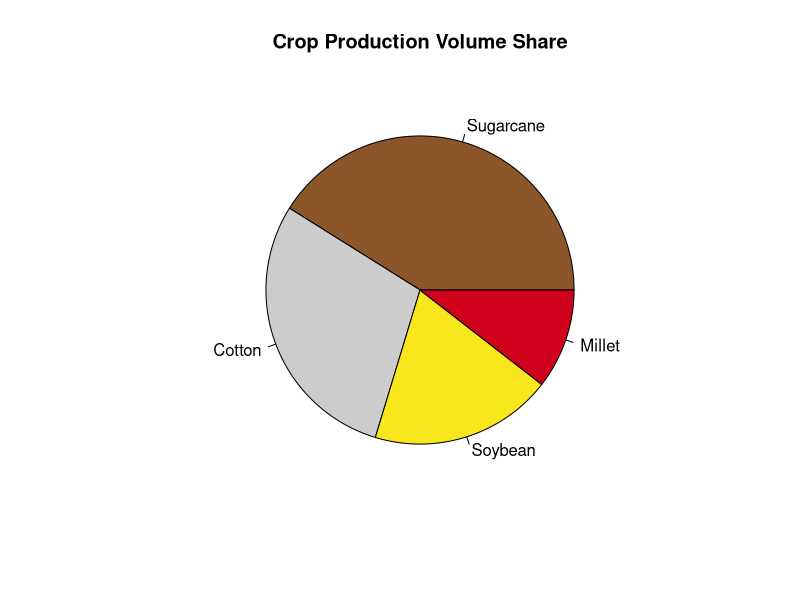
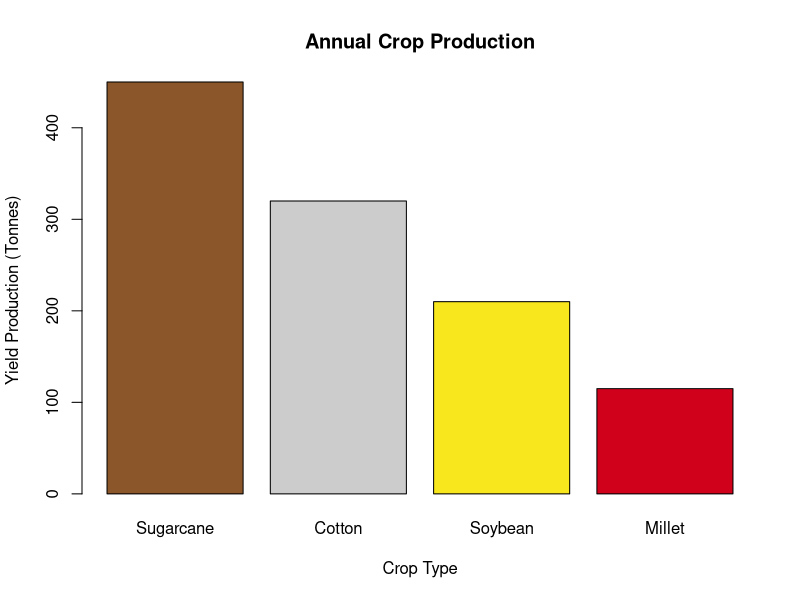

Generate these figures, in order, with R:
# Program: Agricultural Crop Production
# Purpose: Visualize the production volume of different agricultural crops.

# Scenario: Visualize crop production.
# Question: Create pie chart and bar chart.

crop <- c("Sugarcane", "Cotton", "Soybean", "Millet")
production <- c(450, 320, 210, 115)

# Pie Chart
pie(
  production,
  labels = crop,
  main = "Crop Production Volume Share",
  col = c("#8B572A", "#CCCCCC", "#F8E71C", "#D0021B")
)

# Bar Chart
barplot(
  production,
  names.arg = crop,
  main = "Annual Crop Production",
  xlab = "Crop Type",
  ylab = "Yield Production (Tonnes)",
  col = c("#8B572A", "#CCCCCC", "#F8E71C", "#D0021B")
)
